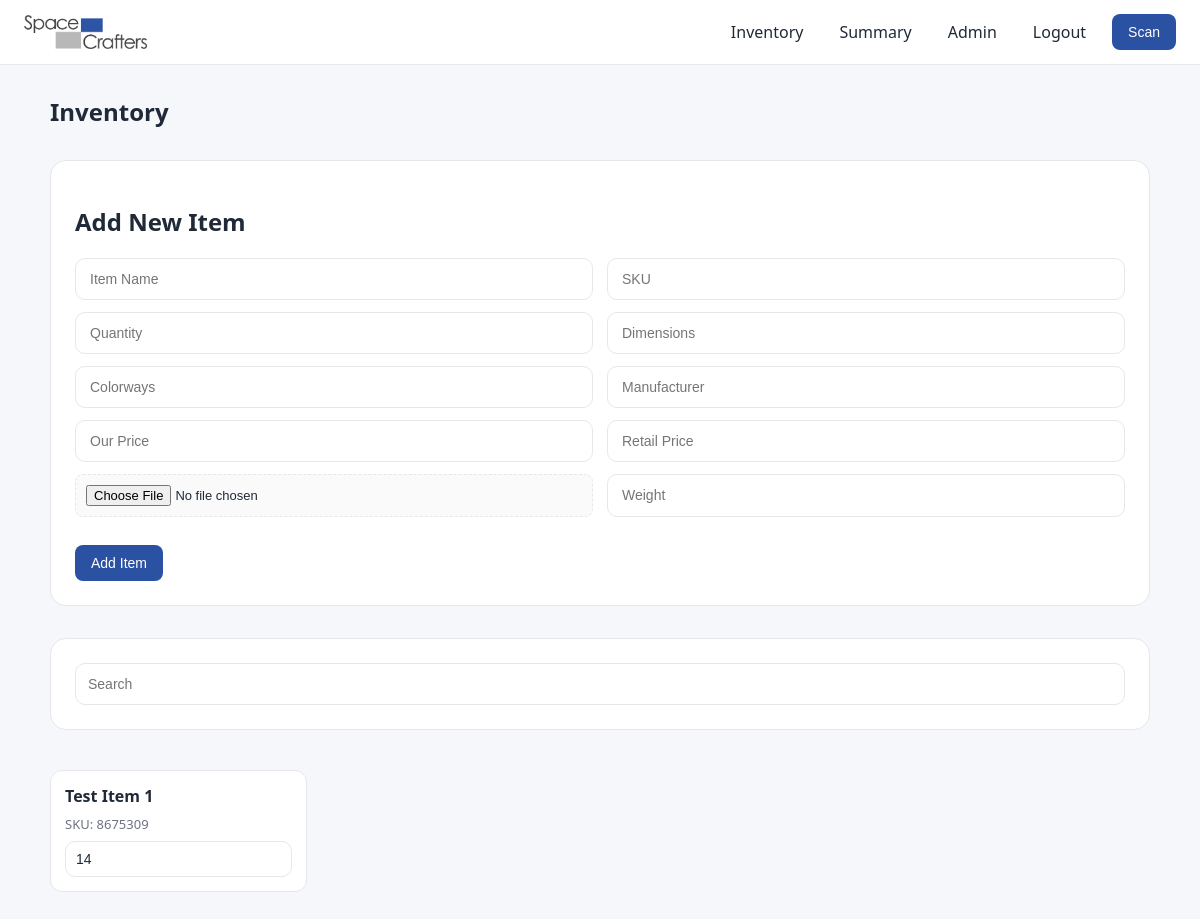
Page / (signed in) on the earlier database version.
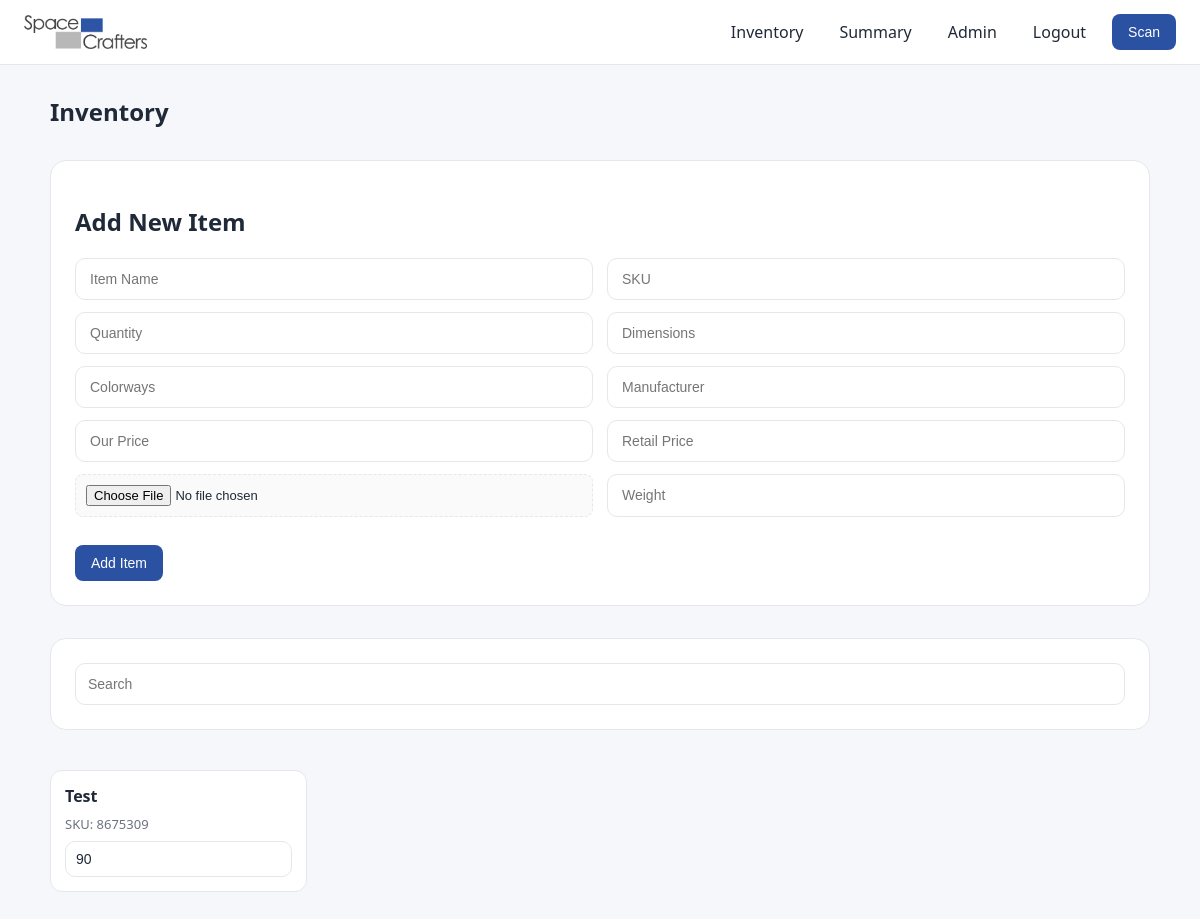
Same page on the later database version.
### models.py (models this page shows, shortened)
class Item(db.Model):
    __tablename__ = "items"
    id = db.Column(db.Integer, primary_key=True)
    name = db.Column(db.String(200), nullable=False)
    sku = db.Column(db.String(100), unique=True, nullable=False)
    quantity = db.Column(db.Integer, default=0)
    weight = db.Column(db.String(50))
    dimensions = db.Column(db.String(200))
    colorways = db.Column(db.String(200))
    manufacturer = db.Column(db.String(200))
    cost_price = db.Column(db.Float, default=0)
    retail_price = db.Column(db.Float, default=0)
    order_link = db.Column(db.String(300))
    barcode_path = db.Column(db.String(300))
    image_path = db.Column(db.String(300))

### app.py (the view, shortened to what this page needs)
@app.route("/", methods=["GET", "POST"])
@login_required
def index():
    items = Item.query.all()
    return render_template("index.html", items=items)

### app.py (called while the page is built)
@login_manager.user_loader
def load_user(user_id):
    return db.session.get(User, int(user_id))

### models.py (called while the page is built)
    @property
    def is_active(self):
        return True

    @property
    def is_admin(self):
        return self.role == "admin"

### templates/index.html (shortened to what this page needs)
{% extends "base.html" %}
{% block content %}
<div class="page-header">
  <h2>Inventory</h2>
</div>
<div class="container">
  <div class="card">
    <h2>Add New Item</h2>
    <form method="POST" action="{{ url_for('index') }}" enctype="multipart/form-data">
      <div class="form-row">
        <input type="text" name="name" placeholder="Item Name" required>
        <input type="text" name="sku" placeholder="SKU">
      </div>
      <div class="form-row">
        <input type="number" name="quantity" placeholder="Quantity">
        <input type="text" name="dimensions" placeholder="Dimensions">
      </div>
      <div class="form-row">
        <input type="text" name="colorways" placeholder="Colorways">
        <input type="text" name="manufacturer" placeholder="Manufacturer">
      </div>
      <div class="form-row">
        <input type="number" step="0.01" name="cost_price" placeholder="Our Price">
        <input type="number" step="0.01" name="retail_price" placeholder="Retail Price">
      </div>
      <div class="form-row">
        <input type="file" name="image">
        <input type="text" name="weight" placeholder="Weight">
      </div>
      <button type="submit" class="primary-btn">Add Item</button>
    </form>
  </div>
  <div class="card">
    <input type="text" id="searchInput" placeholder="Search">
  </div>
<div class="item-grid">
  {% for item in items %}
  <div class="item-card" data-id="{{ item.id }}">
    <h3>{{ item.name }}</h3>
    <p>SKU: {{ item.sku }}</p>
    <input
      id="qty-{{ item.id }}"
      type="number"
      value="{{ item.quantity }}"
      onclick="event.stopPropagation()"
      onchange="updatePreviewQty({{ item.id }}, this.value)"
    >
  </div>
  {% endfor %}
</div>
{% endblock %}

Differences in the rows shown:
changed Item: name "Test Item 1" → "Test"; quantity "14" → "90"
